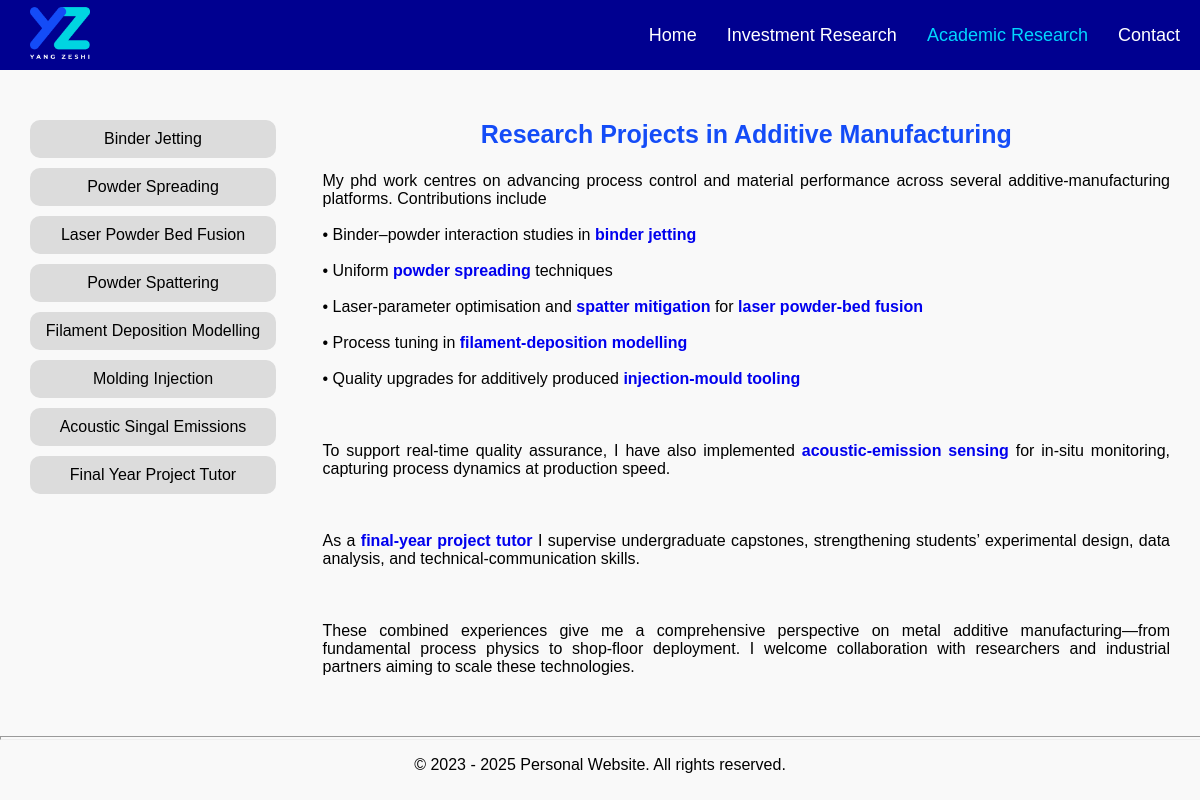
Page /academic_research/ on the committed database.
### tables this page shows
CREATE TABLE "research_projects" (
    id INTEGER PRIMARY KEY AUTOINCREMENT,
    title TEXT NOT NULL,
    content TEXT NOT NULL
, full_title text);

### app.py (the view)
@research_bp.route('/')
def research():
    db = get_db()
    cursor = db.execute('SELECT * FROM research_projects')
    intros = cursor.fetchall()
    session['intro_id'] = 0
    return render_template('academic_research.html',intros=intros)

### app.py (called while the page is built)
def get_db():
    if 'db' not in g:
        g.db = sqlite3.connect(
            current_app.config['DATABASE'],
            detect_types=sqlite3.PARSE_DECLTYPES
        )
        g.db.row_factory = sqlite3.Row
    return g.db

@app.teardown_appcontext
def close_connection(exception):
    db = getattr(g, '_database', None)
    if db is not None:
        db.close()

@app.context_processor
def inject_intros():
    db = get_db()
    research_cursor = db.execute('SELECT * FROM research_projects')
    research_intros = research_cursor.fetchall()
    programming_cursor = db.execute('SELECT * FROM programming_projects')
    programming_intros = programming_cursor.fetchall()
    intro_id = session.get('intro_id')
    return dict(research_intros=research_intros, programming_intros=programming_intros, intro_id=intro_id)

### templates/academic_research.html (shortened to what this page needs)
<!DOCTYPE html>
{% extends 'base.html' %}
{% block content %}
<html>
<head>
    <link rel="stylesheet" type="text/css" href="{{ url_for('static', filename='styles/main.css') }}">
</head>
<body>
  <div class="grid-container">
    <div class="grid1">
      {% include 'research projects/project_tree.html' %}
    </div>
    <div class="grid2">
      <div class="wrapper">
        <div class="section">
          <p style="color: #144cf7;font-weight: bold;font-size: 25px;text-align: center; margin-top: 20px;">Research Projects in Additive Manufacturing</p>
          <p style="white-space: pre-line; line-height: normal+5px; text-align: justify; margin-top: 0px;">
            My phd work centres on advancing process control and material performance across several additive-manufacturing platforms. Contributions include<br>
            • Binder–powder interaction studies in <a href="/academic_research/1">binder jetting</a><br>
            • Uniform <a href="/academic_research/2">powder spreading</a> techniques<br>
            • Laser-parameter optimisation and <a href="/academic_research/4">spatter mitigation</a> for <a href="/academic_research/3">laser powder-bed fusion</a><br>
            • Process tuning in <a href="/academic_research/5">filament-deposition modelling</a><br>
            • Quality upgrades for additively produced <a href="/academic_research/6">injection-mould tooling</a><br><br>
            To support real-time quality assurance, I have also implemented <a href="/academic_research/7">acoustic-emission sensing</a> for in-situ monitoring, capturing process dynamics at production speed.<br><br>
            As a <a href="/academic_research/8">final-year project tutor</a> I supervise undergraduate capstones, strengthening students’ experimental design, data analysis, and technical-communication skills.<br><br>
            These combined experiences give me a comprehensive perspective on metal additive manufacturing—from fundamental process physics to shop-floor deployment. I welcome collaboration with researchers and industrial partners aiming to scale these technologies.
          </p>
        </div>
      </div>
    </div>
  </div>
        <hr>
  </body>
</html>
{% endblock %}

### templates/research projects/project_tree.html
<link rel="stylesheet" type="text/css" href="{{ url_for('static', filename='styles/main.css') }}">
<div class="project-list" style="grid-template-columns: 0.8fr; margin-top: 20px; justify-content: start;">
  {% for intro in research_intros %}
      <a href="{{ url_for('show_intro_1', intro_id=intro['id']) }}" class="widget {% if intro['id'] == intro_id %}highlight{% endif %}">{{ intro['title'] }}</a>
  {% endfor %}
</div>

### static/styles/base.css (style rules this page uses)
.widget { margin-left: 0px; padding: 5px 10px; text-decoration: none; color: rgb(255, 255, 255); }

### static/styles/main.css (style rules this page uses)
body { font-family: Arial, sans-serif; margin: 0px; background-color: #f9f9f9; padding-top: 0px; margin-top: 0; }
.section { margin-bottom: 30px; text-align: left; }
.section p { margin-bottom: 5px; }
hr { color: blue; height: 2px; width: 100%; margin-left: auto; margin-right: auto; }
.project-list { display: grid; grid-template-columns: 1fr 1fr 1fr; text-align: center; grid-gap: 20px 0px; }
.grid-container { display: grid; grid-template-columns: 1fr 3fr; grid-gap: 0px 10px; margin: 30px; align-content: center; }
div.project-list { gap: 20px; place-items: start; }
div.project-list a.widget { display: flex; align-items: center; justify-content:center; border-radius: 10px; background-color: rgb(220, 220, 220); color: #000000; height: 100%; width: 100%; }
.section a { font-weight: bold; text-decoration: none; }

### rows in the picture
research_projects: title "Binder Jetting"
research_projects: title "Powder Spreading"
research_projects: title "Laser Powder Bed Fusion"
research_projects: title "Powder Spattering"
research_projects: title "Filament Deposition Modelling"
research_projects: title "Molding Injection"
research_projects: title "Acoustic Singal Emissions"
research_projects: title "Final Year Project Tutor"
